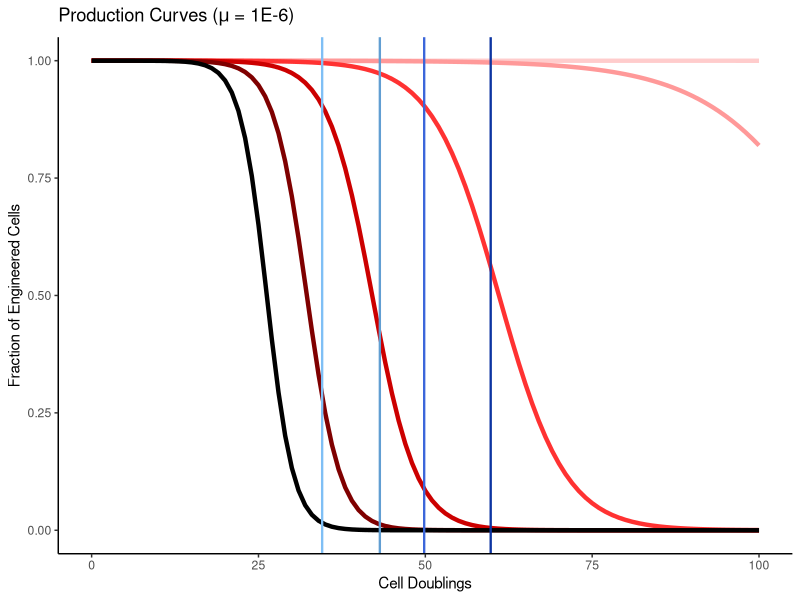

Write the R code that produced this figure.

library(tidyverse)

################################### GRAPHIC MODEL ###########################################
######Plot fraction of producers in time as dictated by burden (b) and escape rate (k)#######

##Create parameters
u = 1 #specific growth rate of producers
k = 1*10^-6
b = .1
e = exp(1)
t = seq(0,100)

##plug into curves
eq = function (t){(k+0*u)/(k*e^((k+u*0)*t)+0*u)}
eq1 = function (t){(k+.1*u)/(k*e^((k+u*.1)*t)+.1*u)}
eq2 = function (t){(k+.2*u)/(k*e^((k+u*.2)*t)+.2*u)}
eq3 = function (t){(k+.3*u)/(k*e^((k+u*.3)*t)+.3*u)}
eq4 = function (t){(k+.4*u)/(k*e^((k+u*.4)*t)+.4*u)}
eq5 = function (t){(k+.5*u)/(k*e^((k+u*.5)*t)+.5*u)}

##create generation @ volume reference lines (liters)
v= 0.005
v2=2
v200=200
v200k=200000

vol={log2((5*10^9)*(v*1000))}
vol2={log2((5*10^9)*(v2*1000))}
vol200={log2((5*10^9)*(v200*1000))}
vol200k={log2((5*10^9)*(v200k*1000))}

##plot model
producers= ggplot(data.frame(x=t), aes(x=x)) +
  stat_function(fun=eq, geom="line", color= "#ffcccc", size = 1.5)+
  stat_function(fun=eq1, geom="line", color= "#ff9999", size = 1.5)+
  stat_function(fun=eq2, geom="line", color= "#ff3232", size = 1.5)+
  stat_function(fun=eq3, geom="line", color= "#cc0000", size = 1.5)+
  stat_function(fun=eq4, geom="line", color= "#7f0000", size = 1.5)+
  stat_function(fun=eq5, geom="line", color = "black", size = 1.5)+
  geom_vline(xintercept = vol, color = "#7fbff5", size = 0.8)+
  geom_vline(xintercept = vol2, color = "#619ed2", size = 0.8)+
  geom_vline(xintercept = vol200, color = "#3c66da", size = 0.8)+
  geom_vline(xintercept = vol200k, color = "#0c34a1", size = 0.8)+
  labs(title = expression(paste("Production Curves (", mu, " = 1E-6)")))+
  xlab("Cell Doublings") + ylab("Fraction of Engineered Cells") +
  theme_linedraw()+
  theme_classic()+
  NULL
producers
